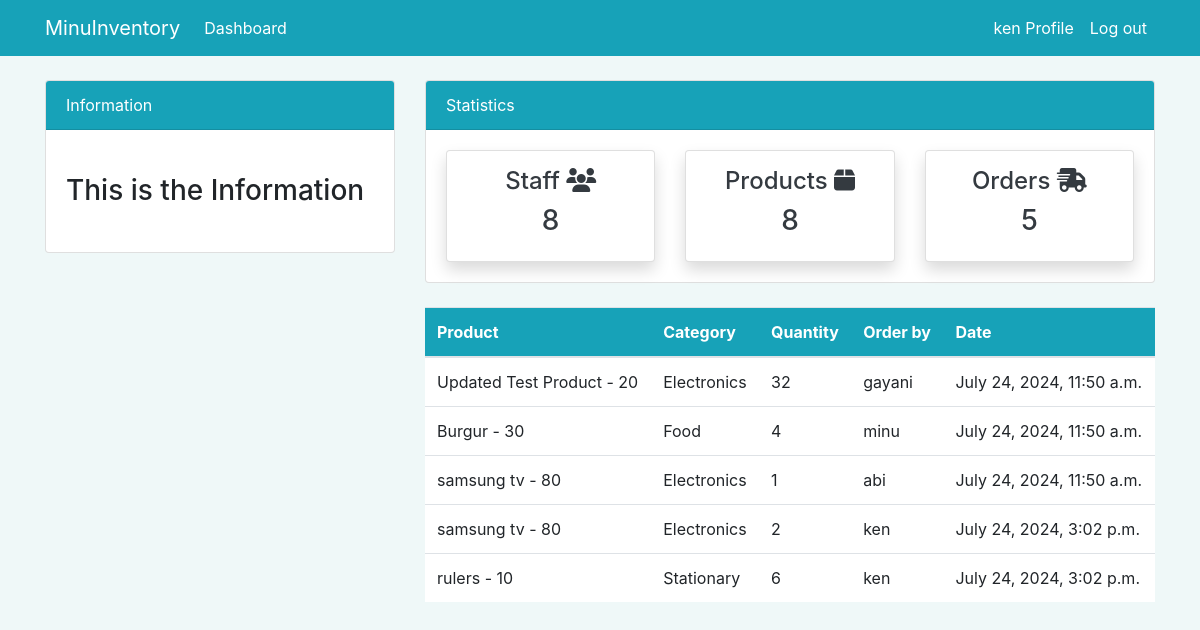
The page /order/ (signed in) on the database its author committed.
### dashboard/models.py (models this page shows, shortened)
class Order(models.Model):
    product = models.ForeignKey(Product, on_delete=models.CASCADE, null=True)
    staff = models.ForeignKey(User, on_delete=models.CASCADE, null=True)
    order_quantity = models.PositiveIntegerField(null=True)
    date = models.DateTimeField(auto_now_add=True)
    class Meta:
        verbose_name_plural = 'Order'

class Product(models.Model):
    name = models.CharField(max_length=100, null=True)
    category = models.CharField(max_length=20, choices=CATEGORY, null=True)
    quantity = models.PositiveIntegerField(null=True)
    class Meta:
        verbose_name_plural = 'Product'
    def __str__(self):
        return f'{self.name} - {self.quantity}'

### dashboard/views.py (the view)
# urls.py: path('order/', views.order, name='dashboard-order'),
@login_required(login_url='user-login')
def order(request):
    orders = Order.objects.all()
    orders_count = orders.count()
    workers_count = User.objects.all().count
    products_count = Product.objects.all().count
    context = {
        'orders' : orders,
        'workers_count' : workers_count,
        'orders_count' : orders_count,
        'products_count' : products_count,
    }
    return render(request, 'dashboard/order.html',context)

### templates/dashboard/order.html (shortened to what this page needs)
{% extends 'partials/base.html'%}
{% block content%}
{% include 'partials/topnav.html'%}
<div class="container">
    <div class="row my-4">
        <div class="col-md-4">
        </div>
        <div class="col-md-8">
            <table class="table bg-white">
                <thead class="bg-info">
                    <tr class="text-white">
                        <th scope="col">Product</th>
                        <th scope="col">Category</th>
                        <th scope="col">Quantity</th>
                        <th scope="col">Order by</th>
                        <th scope="col">Date</th>
                    </tr>
                </thead>
                <tbody>
                    {% for orders in orders %}
                    <tr>
                        <td>{{ orders.product }}</td>
                        <td>{{ orders.product.category }}</td>
                        <td>{{ orders.order_quantity }}</td>
                        <td>
                           {{ orders.staff.username }}
                        </td>
                        <td>
                            {{ orders.date }}
                         </td>
                    </tr>
                  {% endfor %}
                </tbody>
            </table>
        </div>
    </div>
</div>
{% endblock %}

### templates/partials/base.html (shortened to what this page needs)
{% load static %}
<!doctype html>
<html lang="en">
  <head>
<link rel="stylesheet" href="https://cdn.jsdelivr.net/npm/bootstrap@4.6.2/dist/css/bootstrap.min.css">
<link rel="stylesheet" href= "{% static '/style.css' %}">
  </head>
  <body>
    {% include 'partials/nav.html'%}
    {% block content%}
    {% endblock %}
  </body>
</html>

### templates/partials/nav.html (shortened to what this page needs)
<nav class="navbar navbar-expand-lg navbar-info bg-info">
  <div class="container">
    <a class="navbar-brand text-white" href="{% url 'dashboard-index' %}">MinuInventory</a>
    <div class="collapse navbar-collapse" id="navbarSupportedContent">
      <ul class="navbar-nav mr-auto">
        <li class="nav-item active">
          <a class="nav-link text-white" href="{% url 'dashboard-index' %}">Dashboard<span class="sr-only">(current)</span></a>
        </li>
      </ul>
      <ul class="navbar-nav ml-auto">
          <li class="nav-item active">
            <a class="nav-link text-white" href="{% url 'user-profile' %}">{{ user.username }} Profile <span class="sr-only">(current)</span></a>
          </li>
          <li class="nav-item">
            <a class="nav-link text-white" href="{% url 'user-logout' %}">Log out</a>
          </li>
      </ul>
    </div>
  </div>
</nav>

### templates/partials/topnav.html
<div class="container">
    <div class="row mt-4">
        <div class="col-md-4">
            <div class="card">
                <div class="card-header bg-info text-white">
                    Information
                </div>
                <div class="card-body">
                    <marquee behavior="" direction="">
                        <h3 class="my-4">This is the Information</h3>
                    </marquee>
                </div>
            </div>
        </div>
        <div class="col-md-8">
            <div class="card">
                <div class="card-header bg-info text-white">
                    Statistics
                </div>
                <div class="card-body">
                    <div class="row">
                        <div class="col-md-4">
                            <a class="text-decoration-none text-dark" href="{% url 'dashboard-staff' %}">
                                <div class="card my-card shadow text-center p-3">
                                    <h4>Staff <i class="fas fa-users"></i></h4>
                                    <h3>{{ workers_count }}</h3>
                                </div>
                            </a>
                        </div>
                        <div class="col-md-4">
                            <a class="text-decoration-none text-dark" href="{% url 'dashboard-product' %}">
                                <div class="card my-card shadow text-center p-3">
                                    <h4>Products <i class="fas fa-box"></i></h4>
                                    <h3>{{ products_count }}</h3>
                                </div>
                            </a>
                        </div>
                        <div class="col-md-4">
                            <a class="text-decoration-none text-dark" href="{% url 'dashboard-order' %}">
                                <div class="card my-card shadow text-center p-3">
                                    <h4>Orders <i class="fas fa-shipping-fast"></i></h4>
                                    <h3>{{ orders_count }}</h3>
                                </div>
                            </a>
                        </div>
                    </div>
                </div>
            </div>
        </div>
    </div>
</div>

### static/style.css (style rules this page uses)
body { background: rgb(239, 248, 248); }

### rows shown on the page
Order: product "Updated Test Product - 20", product.category "Electronics", order_quantity "32", staff.username "gayani", date "July 24, 2024, 11:50 a.m."
Order: product "Burgur - 30", product.category "Food", order_quantity "4", staff.username "minu", date "July 24, 2024, 11:50 a.m."
Order: product "samsung tv - 80", product.category "Electronics", order_quantity "1", staff.username "abi", date "July 24, 2024, 11:50 a.m."
Order: product "samsung tv - 80", product.category "Electronics", order_quantity "2", staff.username "ken", date "July 24, 2024, 3:02 p.m."
Order: product "rulers - 10", product.category "Stationary", order_quantity "6", staff.username "ken", date "July 24, 2024, 3:02 p.m."

### other values the page prints
{{ user.username }} "ken"
{{ workers_count }} "8"
{{ products_count }} "8"
{{ orders_count }} "5"
